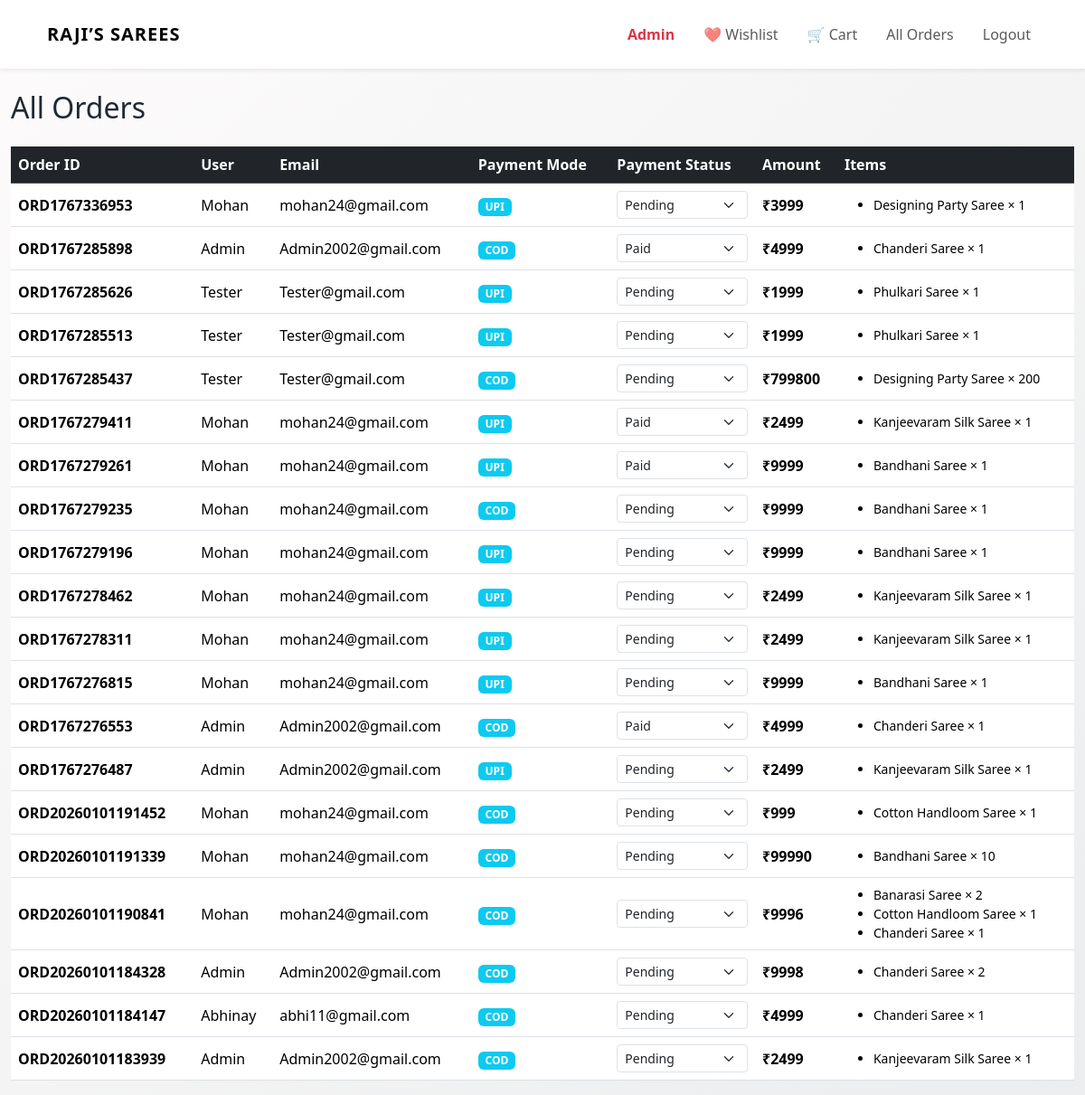
Page /admin/orders (signed in) on the committed database.
### app.py (models this page shows)
class Order(db.Model):
    id = db.Column(db.Integer, primary_key=True)
    order_code = db.Column(db.String(20), unique=True, nullable=False)
    user_id = db.Column(db.Integer, db.ForeignKey("user.id"), nullable=False)
    payment_mode = db.Column(db.String(20))
    payment_status = db.Column(db.String(20))
    total_amount = db.Column(db.Integer)
    created_at = db.Column(db.DateTime, default=datetime.utcnow)
    user = db.relationship("User", back_populates="orders")
    items = db.relationship("OrderItem", backref="order", lazy=True)

class User(UserMixin, db.Model):
    id = db.Column(db.Integer, primary_key=True)
    name = db.Column(db.String(100), nullable=False)
    email = db.Column(db.String(120), unique=True, nullable=False)
    password = db.Column(db.String(200), nullable=False)
    is_admin = db.Column(db.Boolean, default=False)
    orders = db.relationship("Order", back_populates="user")

class OrderItem(db.Model):
    id = db.Column(db.Integer, primary_key=True)
    order_id = db.Column(db.Integer, db.ForeignKey("order.id"), nullable=False)
    product_name = db.Column(db.String(150))
    price = db.Column(db.Integer)
    quantity = db.Column(db.Integer)

### app.py (the view)
@app.route("/admin/orders")
@login_required
def admin_orders():
    if not current_user.is_admin:
        abort(403)
    orders = Order.query.order_by(Order.created_at.desc()).all()
    return render_template("orders_admin.html", orders=orders)

### app.py (called while the page is built)
@login_manager.user_loader
def load_user(user_id):
    return User.query.get(int(user_id))

@app.context_processor
def inject_cart_count():
    if current_user.is_authenticated:
        count = db.session.query(
            func.sum(CartItem.quantity)
        ).filter_by(user_id=current_user.id).scalar()
        return {"cart_count": count or 0}
    return {"cart_count": 0}

### templates/orders_admin.html
{% extends "base.html" %}
{% block content %}
<h2 class="mb-4">All Orders</h2>
<div class="table-responsive">
<table class="table table-hover align-middle">
<thead class="table-dark">
<tr>
  <th>Order ID</th>
  <th>User</th>
  <th>Email</th>
  <th>Payment Mode</th>
  <th>Payment Status</th>
  <th>Amount</th>
  <th>Items</th>
</tr>
</thead>
<tbody>
{% for order in orders %}
<tr>
  <td><strong>{{ order.order_code }}</strong></td>
  <td>{{ order.user.name }}</td>
  <td>{{ order.user.email }}</td>
  <td>
    <span class="badge bg-info">
      {{ order.payment_mode }}
    </span>
  </td>
  <td>
    <form method="POST"
          action="/admin/order/update-status/{{ order.id }}">
      <select name="payment_status"
              class="form-select form-select-sm"
              onchange="this.form.submit()">
        <option value="Pending"
          {% if order.payment_status == "Pending" %}selected{% endif %}>
          Pending
        </option>
        <option value="Paid"
          {% if order.payment_status == "Paid" %}selected{% endif %}>
          Paid
        </option>
      </select>
    </form>
  </td>
  <td><strong>₹{{ order.total_amount }}</strong></td>
  <td>
    <ul class="small mb-0">
      {% for item in order.items %}
        <li>{{ item.product_name }} × {{ item.quantity }}</li>
      {% endfor %}
    </ul>
  </td>
</tr>
{% endfor %}
</tbody>
</table>
</div>
{% endblock %}

### static/css/style.css (style rules this page uses)
* { margin: 0; padding: 0; box-sizing: border-box; }
body { font-family: 'Inter', sans-serif; background-color: #f5f5f6; color: #282c3f; }
body { background-color: #f5f5f5; }
:root { --primary: #b1275e; --secondary: #f8f8f8; --text-dark: #222; --muted: #777; }
body { font-family: 'Poppins', sans-serif; background-color: var(--secondary); color: var(--text-dark); }
:root { --primary: #6a11cb; --secondary: #2575fc; --accent: #ffb703; --success: #2ec4b6; --danger: #ef233c; --dark: #1f2933; --light: #f8f9fa; --glass: rgba(255, 255, 255, 0.75); --radius: 16px; --shadow: 0 20px 40px rgba(0,0,0,0.12); }
body { font-family: "Poppins", system-ui, sans-serif; background: linear-gradient(135deg, #fdfbfb, #ebedee); color: var(--dark); min-height: 100vh; }
input, textarea, select { border-radius: 999px; padding: 10px 14px; border: 1px solid #ddd; transition: all 0.3s ease; }

### rows in the picture
Order: order_code "ORD1767336953", user.name "Mohan", user.email "mohan24@gmail.com", payment_mode "UPI", payment_status "Pending", total_amount "3999"
OrderItem: product_name "Designing Party Saree", quantity "1"
Order: order_code "ORD1767285898", user.name "Admin", user.email "Admin2002@gmail.com", payment_mode "COD", payment_status "Paid", total_amount "4999"
OrderItem: product_name "Chanderi Saree", quantity "1"
Order: order_code "ORD1767285626", user.name "Tester", user.email "Tester@gmail.com", payment_mode "UPI", payment_status "Pending", total_amount "1999"
OrderItem: product_name "Phulkari Saree", quantity "1"
Order: order_code "ORD1767285513", user.name "Tester", user.email "Tester@gmail.com", payment_mode "UPI", payment_status "Pending", total_amount "1999"
OrderItem: product_name "Phulkari Saree", quantity "1"
Order: order_code "ORD1767285437", user.name "Tester", user.email "Tester@gmail.com", payment_mode "COD", payment_status "Pending", total_amount "799800"
OrderItem: product_name "Designing Party Saree", quantity "200"
Order: order_code "ORD1767279411", user.name "Mohan", user.email "mohan24@gmail.com", payment_mode "UPI", payment_status "Paid", total_amount "2499"
OrderItem: product_name "Kanjeevaram Silk Saree", quantity "1"
Order: order_code "ORD1767279261", user.name "Mohan", user.email "mohan24@gmail.com", payment_mode "UPI", payment_status "Paid", total_amount "9999"
OrderItem: product_name "Bandhani Saree", quantity "1"
Order: order_code "ORD1767279235", user.name "Mohan", user.email "mohan24@gmail.com", payment_mode "COD", payment_status "Pending", total_amount "9999"
OrderItem: product_name "Bandhani Saree", quantity "1"
Order: order_code "ORD1767279196", user.name "Mohan", user.email "mohan24@gmail.com", payment_mode "UPI", payment_status "Pending", total_amount "9999"
OrderItem: product_name "Bandhani Saree", quantity "1"
Order: order_code "ORD1767278462", user.name "Mohan", user.email "mohan24@gmail.com", payment_mode "UPI", payment_status "Pending", total_amount "2499"
OrderItem: product_name "Kanjeevaram Silk Saree", quantity "1"
Order: order_code "ORD1767278311", user.name "Mohan", user.email "mohan24@gmail.com", payment_mode "UPI", payment_status "Pending", total_amount "2499"
OrderItem: product_name "Kanjeevaram Silk Saree", quantity "1"
Order: order_code "ORD1767276815", user.name "Mohan", user.email "mohan24@gmail.com", payment_mode "UPI", payment_status "Pending", total_amount "9999"
OrderItem: product_name "Bandhani Saree", quantity "1"
Order: order_code "ORD1767276553", user.name "Admin", user.email "Admin2002@gmail.com", payment_mode "COD", payment_status "Paid", total_amount "4999"
OrderItem: product_name "Chanderi Saree", quantity "1"
Order: order_code "ORD1767276487", user.name "Admin", user.email "Admin2002@gmail.com", payment_mode "UPI", payment_status "Pending", total_amount "2499"
OrderItem: product_name "Kanjeevaram Silk Saree", quantity "1"
Order: order_code "ORD20260101191452", user.name "Mohan", user.email "mohan24@gmail.com", payment_mode "COD", payment_status "Pending", total_amount "999"
OrderItem: product_name "Cotton Handloom Saree", quantity "1"
Order: order_code "ORD20260101191339", user.name "Mohan", user.email "mohan24@gmail.com", payment_mode "COD", payment_status "Pending", total_amount "99990"
OrderItem: product_name "Bandhani Saree", quantity "10"
Order: order_code "ORD20260101190841", user.name "Mohan", user.email "mohan24@gmail.com", payment_mode "COD", payment_status "Pending", total_amount "9996"
OrderItem: product_name "Banarasi Saree", quantity "2"
OrderItem: product_name "Cotton Handloom Saree", quantity "1"
OrderItem: product_name "Chanderi Saree", quantity "1"
Order: order_code "ORD20260101184328", user.name "Admin", user.email "Admin2002@gmail.com", payment_mode "COD", payment_status "Pending", total_amount "9998"
OrderItem: product_name "Chanderi Saree", quantity "2"
Order: order_code "ORD20260101184147", user.name "Abhinay", user.email "abhi11@gmail.com", payment_mode "COD", payment_status "Pending", total_amount "4999"
OrderItem: product_name "Chanderi Saree", quantity "1"
Order: order_code "ORD20260101183939", user.name "Admin", user.email "Admin2002@gmail.com", payment_mode "COD", payment_status "Pending", total_amount "2499"
OrderItem: product_name "Kanjeevaram Silk Saree", quantity "1"
